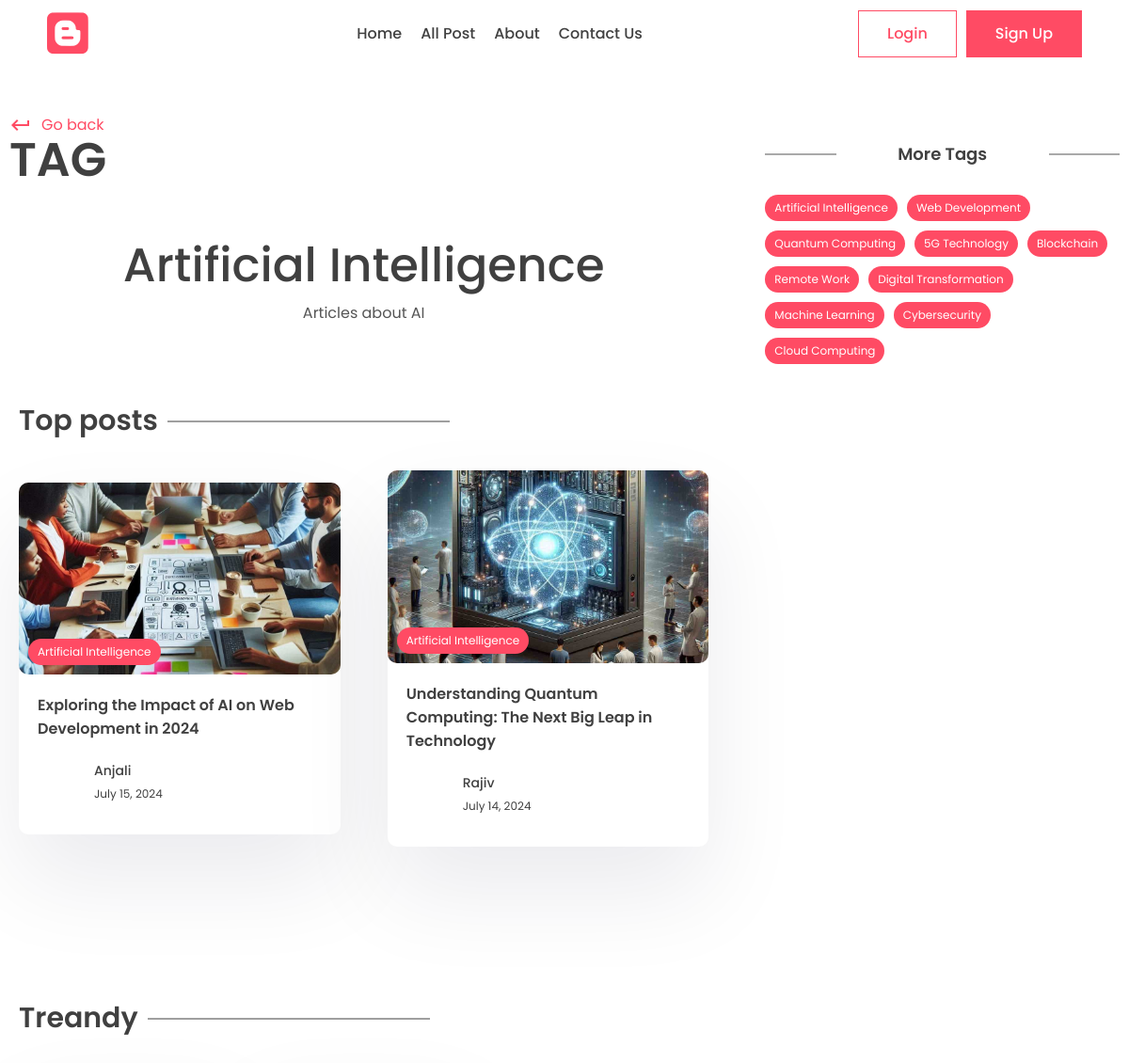
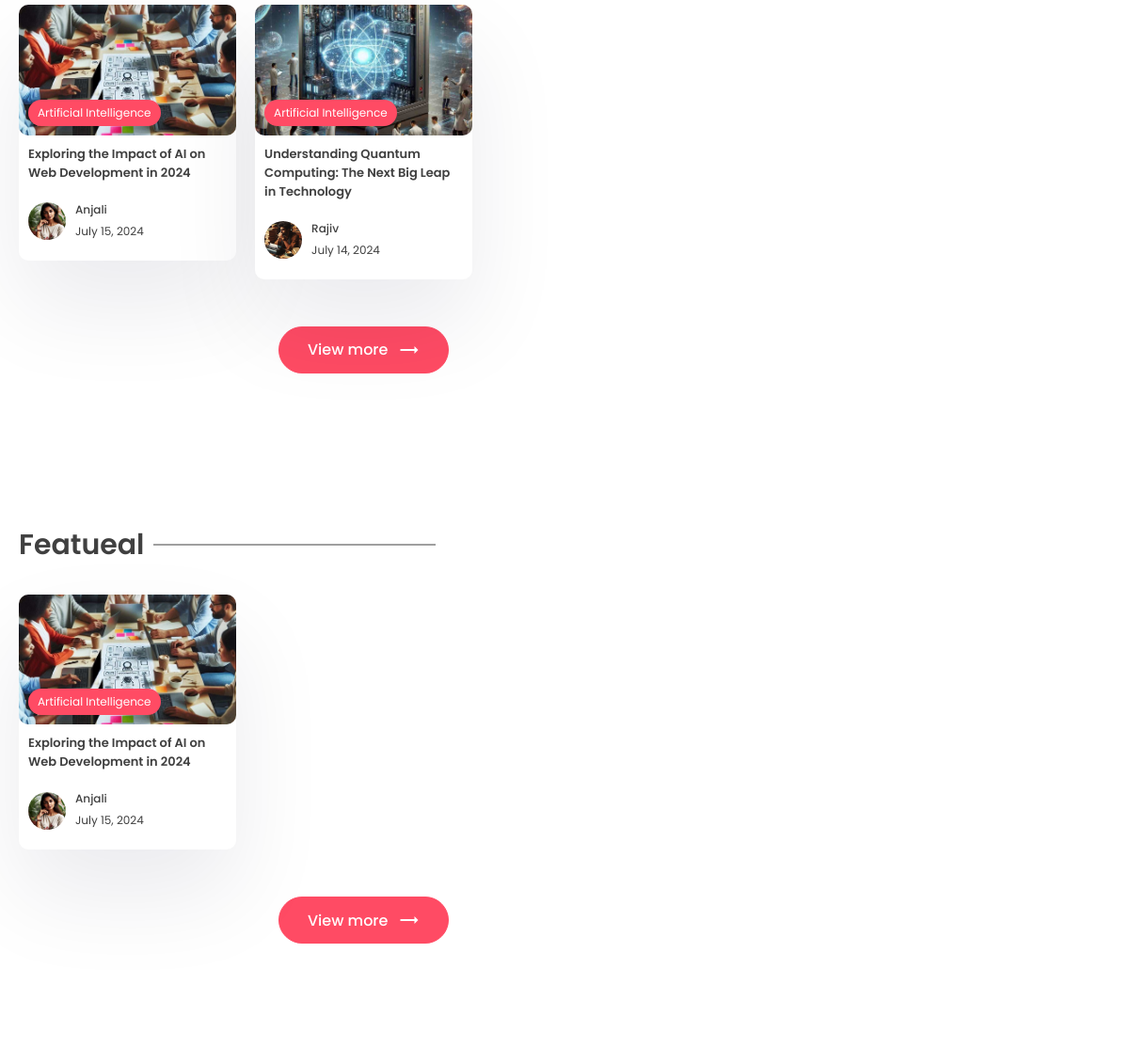
/tag/artificial-intelligence (upper part), run on an earlier commit of the app's database (2 pictures, top to bottom).
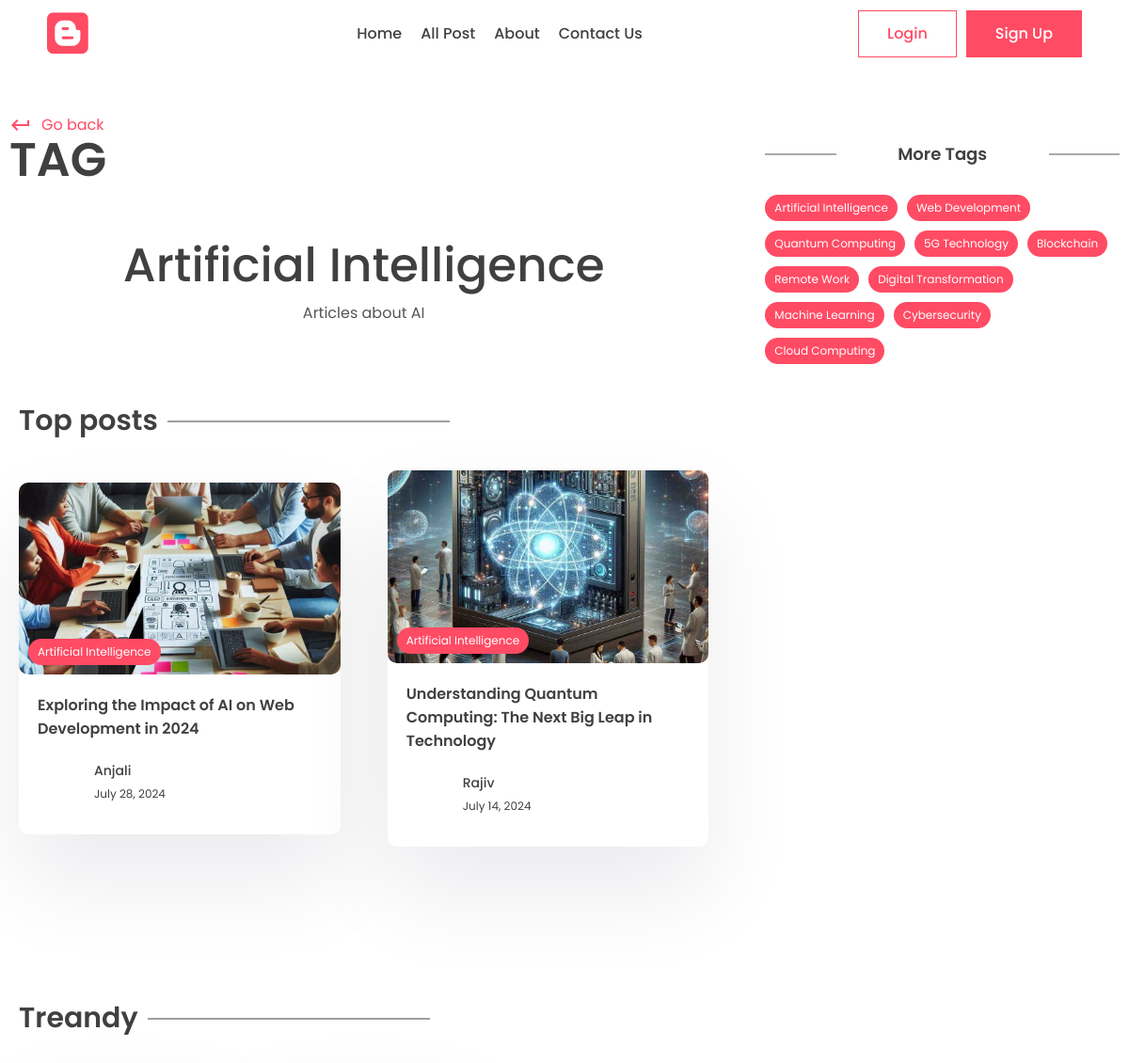
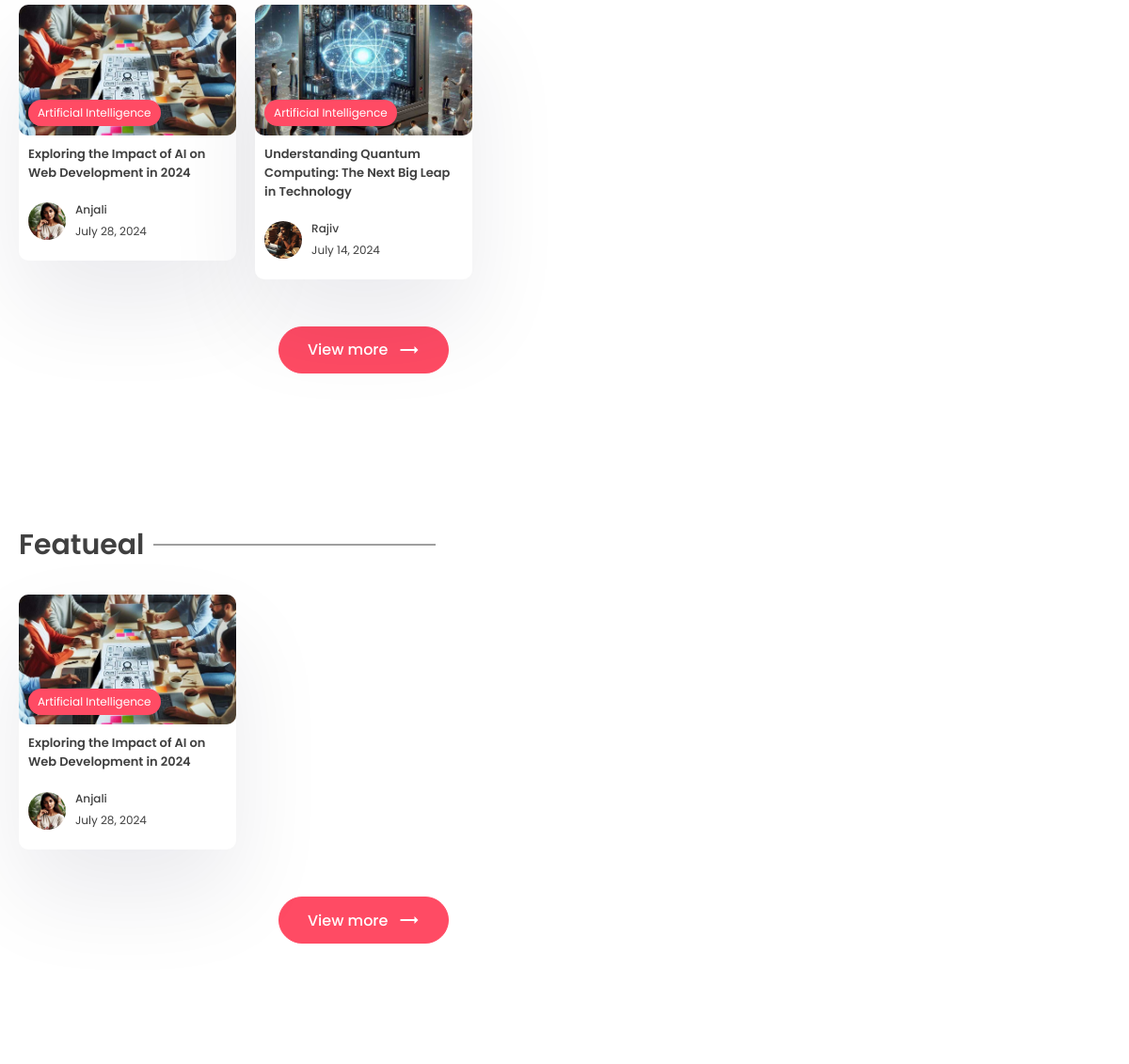
And on a later commit of the database (2 pictures, top to bottom).
### app/models.py (models this page shows, shortened)
class Post(models.Model):
    title = models.CharField(max_length=200)
    content = models.TextField()
    last_updated = models.DateTimeField(auto_now=True)
    slug = models.SlugField(max_length=200, unique=True)
    image = models.ImageField(null=True, blank=True, upload_to='images/')
    tags = models.ManyToManyField(Tag, blank=True, related_name='post')
    view_count = models.IntegerField(null=True, blank=True)
    is_featured = models.BooleanField(default=False)
    author = models.ForeignKey(User, on_delete=models.CASCADE, null=True, blank=True)
    bookmarks = models.ManyToManyField(User, related_name='bookmarks', default=True)
    likes = models.ManyToManyField(User, related_name='likes', default=True)

class Tag(models.Model):
    name = models.CharField(max_length=100)
    description = models.CharField(max_length=100)
    slug = models.SlugField(max_length=200, unique=True)

class Profile(models.Model):
    user = models.OneToOneField(User, on_delete=models.CASCADE)
    image = models.ImageField(null=True, blank=True, upload_to='images/')
    slug = models.SlugField(max_length=200, unique=True)
    bio = models.CharField(max_length=200)

### app/views.py (the view)
# urls.py: path('tag/<slug:slug>', views.tag, name='tag_page'),
def tag(request, slug):
    tag = get_object_or_404(Tag, slug=slug)
    top_posts = Post.objects.filter(tags__in=[tag.id]).order_by('-view_count')[:2]
    recent_posts = Post.objects.filter(tags__in=[tag.id]).order_by('-last_updated')[:3]
    featured_posts = Post.objects.filter(is_featured=True)[:3]
    context = {
        'tag': tag,
        'tags': Tag.objects.all(),
        'top_posts': top_posts,
        'recent_posts': recent_posts,
        'featured_posts': featured_posts
    }
    return render(request, 'app/tag.html', context)

### app/templates/app/tag.html (shortened to what the changed rows need)
{% extends "layout.html" %}
{% load static %}
{% block content %}
<main>
    <div class="container">
      <div class="layout">
        <div class="left">
          <div class="page-top">
            <div class="top flex">
              <div class="page-name">
                <h1>Tag</h1>
              </div>
            </div>
          </div>
          <center>
            <div class="typo">
              <h1 class="title">{{tag.name}}</h1>
            </div>
          </center>
          <section class="sp">
            <div class="container">
              <h1 class="sec-title">Top posts</h1>
              <div class="grid-2 blog">
                {% for post in top_posts %}
                <a href="{% url "post_page" post.slug %}">
                  <div class="card">
                    <div class="post-img">
                      <img src="{{post.image.url}}" alt="" />
                      <div class="tag">{{post.tags.all.0.name}}</div>
                    </div>
                    <div class="card-content">
                      <h3>
                        {{post.title}}
                      </h3>
                      <div class="author">
                        <div class="profile-pic">
                        </div>
                        <div class="details">
                          <p>{{post.author.first_name}}</p>
                          <small>{{post.last_updated | date}}</small>
                        </div>
                      </div>
                    </div>
                  </div>
                </a>
                {% endfor %}
              </div>
            </div>
          </section>
          <section class="sp">
            <div class="container">
              <h1 class="sec-title">Treandy</h1>
              <div class="grid-3 blog-grid">
                {% for post in  recent_posts%}
                <a href="{% url "post_page" post.slug%}">
                  <div class="card">
                    <div class="post-img">
                      <img src="{{post.image.url}}" alt="" />
                      <div class="tag">{{post.tags.all.0.name}}</div>
                    </div>
                    <div class="card-content">
                      <h3>
                        {{post.title}}
                      </h3>
                      <div class="author">
                        <div class="profile-pic">
                          <img src="{{post.author.profile.image.url}}" alt="" />
                        </div>
                        <div class="details">
                          <p>{{post.author.first_name}}</p>
                          <small>{{post.last_updated | date}}</small>
                        </div>
                      </div>
                    </div>
                  </div>
                </a>
                {% endfor %}
              </div>
            </div>
          </section>
          <section class="sp">
            <div class="container">
              <h1 class="sec-title">Featueal</h1>
              <div class="grid-3 blog-grid">
                {% for post in featured_posts %}
                <a href='{% url "post_page" post.slug %}'>
                  <div class="card">
                    <div class="post-img">
                      <img src="{{post.image.url}}" alt="" />
                      <div class="tag">{{post.tags.all.0.name}}</div>
                    </div>
                    <div class="card-content">
                      <h3>
                        {{post.title}}
                      </h3>
                      <div class="author">
                        <div class="profile-pic">
                          <img src="{{post.author.profile.image.url}}" alt="" />
                        </div>
                        <div class="details">
                          <p>{{post.author.first_name}}</p>
                          <small>{{post.last_updated | date}}</small>
                        </div>
                      </div>
                    </div>
                  </div>
                </a>
                {% endfor %}
              </div>
            </div>
          </section>
        </div>
        <div class="right">
          <div class="block">
            <h2 class="title2">More Tags</h2>
          </div>
        </div>
      </div>
    </div>
  </main>
{% endblock content %}

What changed in the data, as far as the page shows it:
changed Post "Anjali": last_updated "July 15, 2024" → "July 28, 2024"
